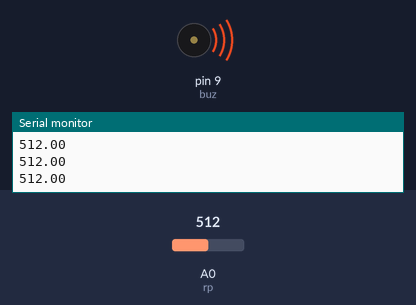
The sketch below on a simulated Arduino Uno, built with avr-gcc and run on an emulated ATmega328P. On the bench: buzzer (waves = sounding, pin HIGH), the last lines printed to the serial monitor. The test bench sets the inputs (shaded band); at power-on: A0 (rp) = 512.

Above: at 0.78 s.
1.3 s: A0 (rp) set to 716
4.3 s: A0 (rp) set to 0
At 4.49 s:
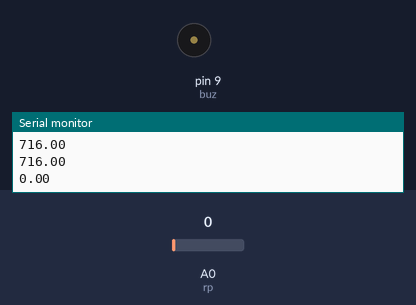
At 6.0 s:
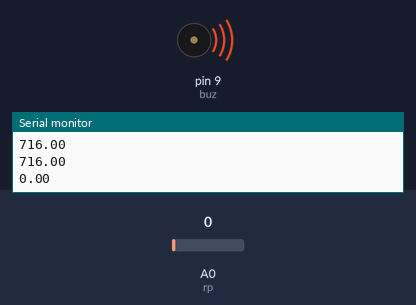
Timing chart, 0 to 7.5 s (numbered marks = the images above; inputs shaded):
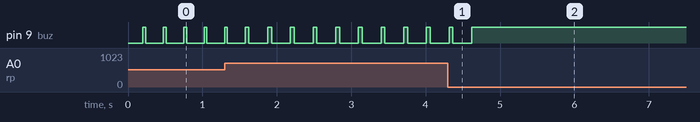

The sketch:

FOTOREZISTOR_BUZZER.ino
```cpp
int rp=A0;
float readval;
int buz=9;
float dt;
void setup() {
  // put your setup code here, to run once:
  pinMode(rp, INPUT);
  pinMode(buz, OUTPUT);
  Serial.begin(9600);

}

void loop() {
  // put your main code here, to run repeatedly:
  readval=analogRead(rp);
  Serial.println(readval);
  delay(200);
  dt=3./40.*readval-3./40.*30.+1;
  digitalWrite(buz, HIGH);
  delay(dt);
  digitalWrite(buz, LOW);
  delay(dt);
}
```

Measured:
- after the input at 4.3 s, pin 9 (buz): goes on until 4.6 s, then stays HIGH
- by itself, pin 9 (buz): alternates HIGH for 0.05 s and LOW for 0.25 s
